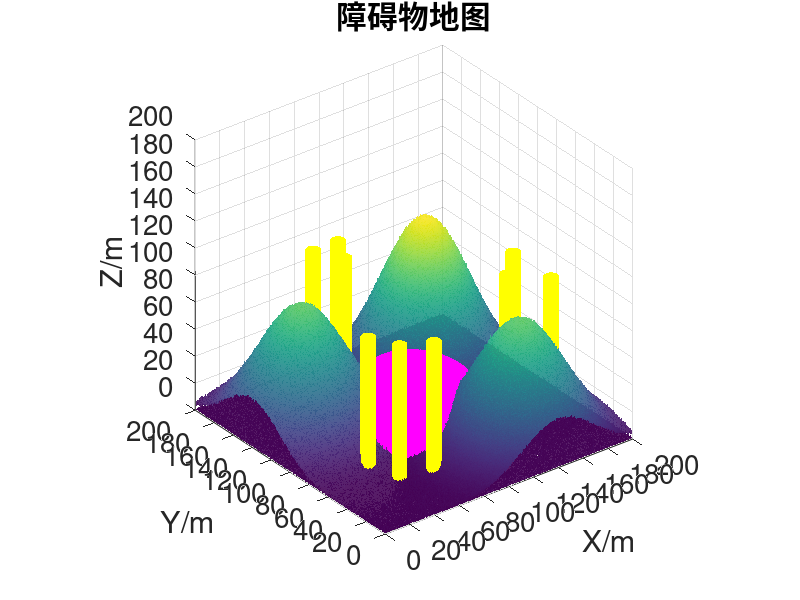

This chart was generated by the following MATLAB code:
clear;
clc;
% ===================== 字体大小一键调节区（直接修改数字即可）=====================
tick_font_size  = 20;   % 坐标轴刻度数字（0/50/100/150/200）的字号
label_font_size = 20;   % 坐标轴名称（X/m、Y/m、Z/m）的字号
title_font_size = 16;   % 图标题（障碍物地图）的字号
% =================================================================================
% 初始化三维坐标系
map_x=0:0.1:200;
map_y=0:0.1:200;
map_z=0:0.1:200;
% 生成二维网格矩阵
[X,Y]=meshgrid(map_x,map_y);
% 山的参数
mountain_A_max=90;
mountain_x=40;
mountain_y=140;
% 宽度
sigma=30;
z_guass=mountain_A_max*exp(-((X-mountain_x).^2+(Y-mountain_y).^2)/(2*sigma*sigma));
noise=randn(size(X));
z_mountain=noise+z_guass;
z_mountain(z_mountain<0)=0;
% 创建画布
figure("Position",[100,100,800,800],"Color","white");
surf(X,Y,z_mountain,"FaceColor","interp","EdgeColor","none","FaceAlpha",0.9);
hold on;

% 第二座山体
mountain_x2=140;
mountain_y2=40;
mountain_A_max2=90;
sigma2=30;
z_guass2=mountain_A_max2*exp(-((X-mountain_x2).^2+(Y-mountain_y2).^2)/(2*sigma2*sigma2));
z_mountain2=noise+z_guass2;
z_mountain2(z_mountain2<0)=0;
surf(X,Y,z_mountain2,"FaceColor","interp","EdgeColor","none","FaceAlpha",0.9);

% 第三座山体
mountain_x3=140;
mountain_y3=140;
sigma3=30;
mountain_A3=120;
z_guass3=mountain_A3*exp(-((X-mountain_x3).^2+(Y-mountain_y3).^2)/(2*sigma3*sigma3));
z_mountain3=z_guass3+noise;
z_mountain3(z_mountain3<0)=0;
surf(X,Y,z_mountain3,"FaceColor","interp","EdgeColor","none","FaceAlpha",0.9);

% 禁飞区
r=50;
cx1=100;
cy1=100;
cz1=0;
n_ball=50;
[X_ball,Y_ball,Z_ball]=sphere(n_ball);
ball_x1=cx1+X_ball*r;
ball_y1=cy1+Y_ball*r;
ball_z1=cz1+Z_ball*r;
ball_z1(ball_z1<0)=0;
surf(ball_x1,ball_y1,ball_z1,"FaceColor",[1,0,1],"EdgeColor","none","FaceAlpha",1.0);

% 绘制圆柱体障碍物（带封顶）
cylinder_r=5;
n_cylinder=50;
[X_cylinder,Y_cylinder,Z_cylinder]=cylinder(cylinder_r,n_cylinder);
cylinder_position=cell(1,9);
cylinder_position{1}=[40,70,100];
cylinder_position{2}=[70,40,100];
cylinder_position{3}=[50,50,100];
cylinder_position{4}=[90,160,100];
cylinder_position{5}=[160,80,100];
cylinder_position{6}=[80,180,100];
cylinder_position{7}=[100,180,100];
cylinder_position{8}=[180,60,100];
cylinder_position{9}=[180,100,100];

% 循环绘制每个圆柱体+顶部封盖
for i=1:length(cylinder_position)
    x0 = cylinder_position{i}(1);
    y0 = cylinder_position{i}(2);
    h = cylinder_position{i}(3);
    cylinder_x = x0 + X_cylinder;
    cylinder_y = y0 + Y_cylinder;
    cylinder_z = h * Z_cylinder;
    surf(cylinder_x,cylinder_y,cylinder_z,"FaceColor",[1,1,0],"EdgeColor","none","FaceAlpha",1.0);
    theta = linspace(0, 2*pi, n_cylinder);
    top_x = x0 + cylinder_r * cos(theta);
    top_y = y0 + cylinder_r * sin(theta);
    top_z = repmat(h, size(top_x));
    fill3(top_x, top_y, top_z, [1,1,0], "EdgeColor","none","FaceAlpha",1.0);
end

% ===================== 【核心修改：所有轴设置统一放在绘图完成后】=====================
% 坐标轴名称+字号设置
xlabel("X/m","FontSize",label_font_size);
ylabel("Y/m","FontSize",label_font_size);
zlabel("Z/m","FontSize",label_font_size);

% 标题+字号设置
title("障碍物地图","FontSize",title_font_size);

% 【强制设置坐标范围，放在最后，不会被后续操作覆盖】
xlim([0,200]);
ylim([0,200]);
zlim([0,200]);

% 【三个坐标轴单位设置为20】
xticks(0:20:200);
yticks(0:20:200);
zticks(0:20:200);

% 【替代axis equal，保证X/Y/Z等比例，同时不覆盖zlim范围】
daspect([1 1 1]); 
% 补充：若觉得Z轴太空，可改为daspect([1 1 0.8])，微调Z轴比例，X/Y仍保持等比例

% 统一设置刻度字号
set(gca,"FontSize",tick_font_size);

% 基础样式设置
grid on;
% shading interp;
set(gca,"Color","white");

hold off;
